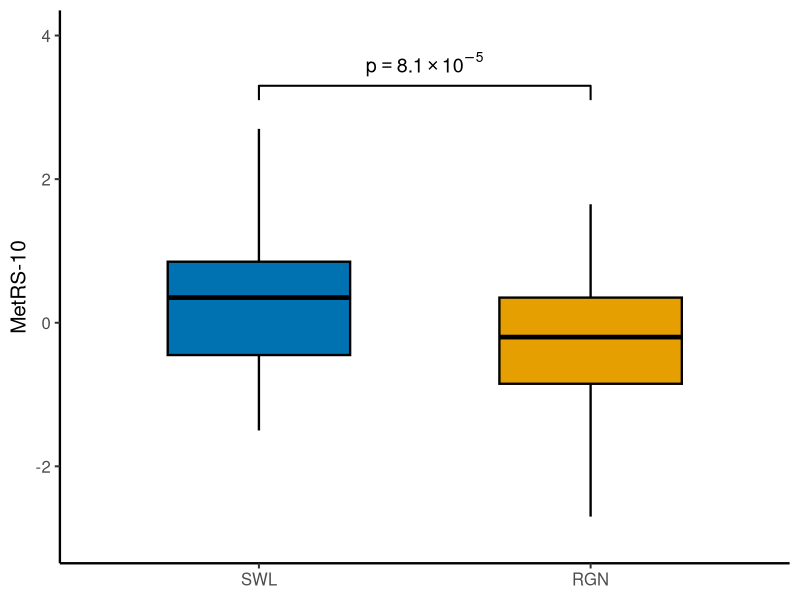

Reproduce this figure in R.
library(ggplot2)
library(here)
setwd(here::here("figures/FigSx"))

df = read.csv("data_metrs10_labs2.csv")
df$group = factor(df$group, levels = c("SWL", "RGN"))

fill_cols = c("SWL" = "#0072B2", "RGN" = "#E69F00")

sig_df = data.frame(x = c(1, 1, 2, 2), y = c(3.1, 3.3, 3.3, 3.1), group = "SWL")

p = ggplot(df, aes(x = group, ymin = ymin, lower = lower, middle = middle,
                   upper = upper, ymax = ymax, fill = group)) +
  geom_boxplot(stat = "identity", width = 0.55, color = "black", linewidth = 0.8,
               outlier.shape = NA) +
  geom_line(data = sig_df, aes(x = x, y = y), inherit.aes = FALSE, linewidth = 0.7) +
  annotate("text", x = 1.5, y = 3.6, label = "p == 8.1 %*% 10^{-5}", parse = TRUE, size = 5) +
  scale_fill_manual(values = fill_cols, guide = "none") +
  scale_x_discrete(limits = c("SWL", "RGN")) +
  scale_y_continuous(limits = c(-3, 4), breaks = seq(-2, 4, by = 2)) +
  labs(x = NULL, y = "MetRS-10") +
  theme_classic(base_size = 15) +
  theme(axis.line = element_line(linewidth = 0.8))

ggsave("figsx_metrs10_labs2.png", p, width = 5, height = 4, dpi = 800, bg = "white")
